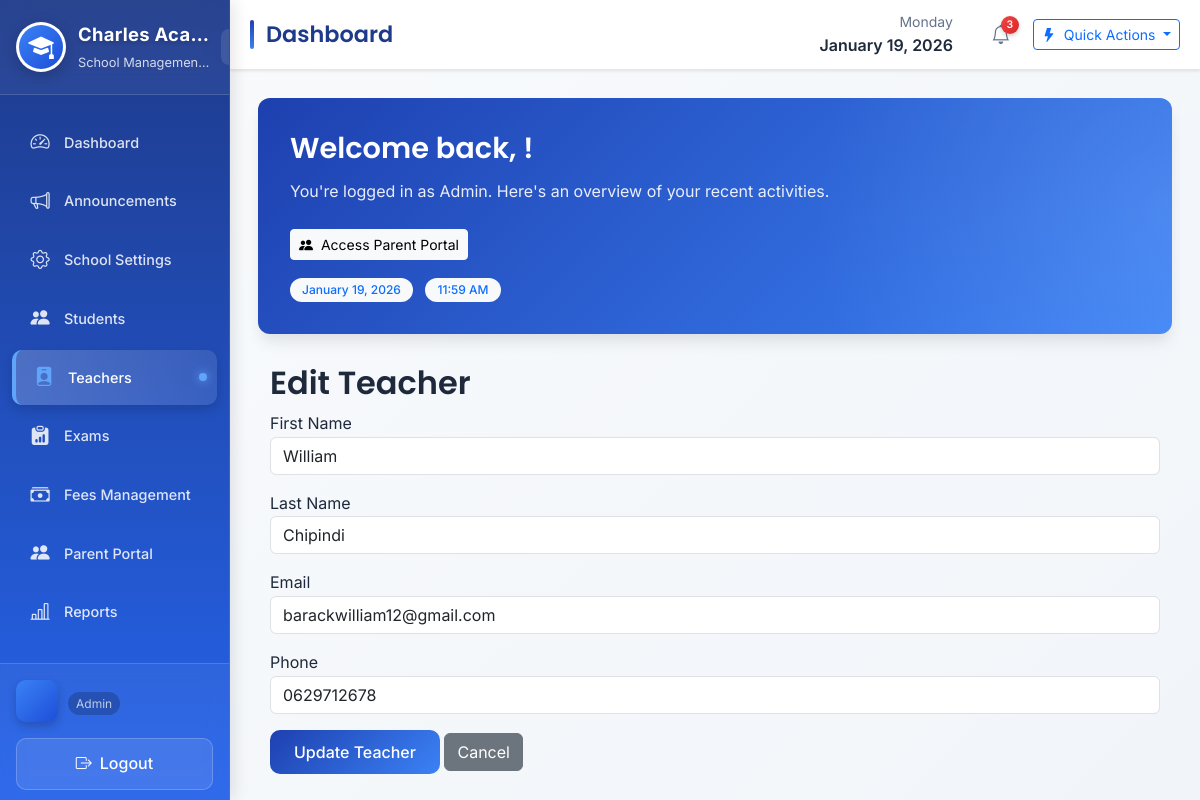
The page /teachers/edit/1/ (signed in) on the database its author committed.
### accounts/models.py (models this page shows, shortened)
class User(AbstractUser):
    ROLE_CHOICES = (
        ('ADMIN', 'Admin'),
        ('TEACHER', 'Teacher'),
        ('STUDENT', 'Student'),
        ('PARENT', 'Parent'),
        ('ACCOUNTANT', 'Accountant'),
    )
    role = models.CharField(max_length=20, choices=ROLE_CHOICES)

### teachers/models.py (models this page shows, shortened)
class Teacher(models.Model):
    first_name = models.CharField(max_length=100)
    last_name = models.CharField(max_length=100)
    email = models.EmailField(unique=True)
    phone = models.CharField(max_length=20)
    subjects = models.ManyToManyField(Subject, blank=True)
    classes = models.ManyToManyField(ClassRoom, blank=True)
    is_available = models.BooleanField(default=True)
    created_at = models.DateTimeField(auto_now_add=True)

### accounts/decorators.py (the view)
        def wrapper(request, *args, **kwargs):
            if request.user.role not in roles:
                return redirect('login')
            return view_func(request, *args, **kwargs)

### teachers/views.py (called while the page is built, shortened)
@login_required
@role_required(['ADMIN'])
def edit_teacher(request, id):
    settings_obj = SchoolSettings.objects.first()
    teacher = get_object_or_404(Teacher, id=id)
    context = {
        'teacher': teacher,
        'school_settings': settings_obj,
        'subjects': Subject.objects.all(),
        'classes': ClassRoom.objects.all()
    }
    return render(request, 'teachers/edit_teacher.html', context)

### templates/teachers/edit_teacher.html (shortened to what this page needs)
{% extends "base.html" %}
{% block content %}
<div class="container mt-4">
    <h2>Edit Teacher</h2>
    <form method="POST">
        <div class="mb-3">
            <label>First Name</label>
            <input type="text" name="first_name" class="form-control"
                   value="{{ teacher.first_name }}" required>
        </div>
        <div class="mb-3">
            <label>Last Name</label>
            <input type="text" name="last_name" class="form-control"
                   value="{{ teacher.last_name }}" required>
        </div>
        <div class="mb-3">
            <label>Email</label>
            <input type="email" name="email" class="form-control"
                   value="{{ teacher.email }}" required>
        </div>
        <div class="mb-3">
            <label>Phone</label>
            <input type="text" name="phone" class="form-control"
                   value="{{ teacher.phone }}" required>
        </div>
        <button type="submit" class="btn btn-primary">
            Update Teacher
        </button>
        <a href="{% url 'teacher_list' %}" class="btn btn-secondary">
            Cancel
        </a>
    </form>
</div>
{% endblock %}

### templates/base.html (shortened to what this page needs)
<!DOCTYPE html>
<html lang="en">
<head>
    <link href="https://cdn.jsdelivr.net/npm/bootstrap@5.3.2/dist/css/bootstrap.min.css" rel="stylesheet">
    <link rel="stylesheet" href="https://cdn.jsdelivr.net/npm/bootstrap-icons@1.11.1/font/bootstrap-icons.css">
</head>
<body>
    <div class="app-container">
        <aside class="sidebar">
            <div class="sidebar-header">
                <div class="logo-container">
                    <div class="school-logo logo-glow">
                        {% if school_settings and school_settings.logo %}
                            <img src="{{ school_settings.logo.url }}"
                                 alt="{{ school_settings.name }} Logo"
                                 title="{{ school_settings.name }}"
                                 loading="lazy">
                        {% else %}
                            <div class="logo-placeholder">
                                <i class="bi bi-mortarboard-fill"></i>
                            </div>
                        {% endif %}
                    </div>
                    <div class="logo-text-container">
                        <div class="logo-text">
                            {% if school_settings %}
                                {{ school_settings.name|default:"Charles Academy" }}
                            {% else %}
                                Charles Academy
                            {% endif %}
                        </div>
                        <div class="logo-subtitle">
                            {% if school_settings %}
                                {{ school_settings.academic_year|default:"2025" }} • School Management
                            {% else %}
                                School Management System
                            {% endif %}
                        </div>
                    </div>
                </div>
                <button class="menu-toggle" id="collapseToggle" aria-label="Toggle sidebar">
                </button>
            </div>
            <nav class="sidebar-nav" aria-label="Main navigation">
                {% if request.user.is_authenticated %}
                    {% if request.user.role == 'ADMIN' or request.user.is_superuser %}
                        <div class="nav-item">
                            <a href="{% url 'dashboard' %}" class="nav-link " aria-current="">
                                <i class="bi bi-speedometer2 nav-icon"></i>
                                <span class="nav-text">Dashboard</span>
                            </a>
                        </div>
                        <div class="nav-item">
                            <a href="{% url 'announcement_list' %}" class="nav-link {% if 'announcements' in request.path %}active{% endif %}">
                                <i class="bi bi-megaphone nav-icon"></i>
                                <span class="nav-text">Announcements</span>
                            </a>
                        </div>
                        <div class="nav-item">
                            <a href="{% url 'settings' %}" class="nav-link {% if 'settings' in request.path %}active{% endif %}">
                                <i class="bi bi-gear nav-icon"></i>
                                <span class="nav-text">School Settings</span>
                            </a>
                        </div>
                        <div class="nav-item">
                            <a href="{% url 'students:student_list' %}" class="nav-link {% if 'students' in request.path and 'student' not in request.path %}active{% endif %}">
                                <i class="bi bi-people-fill nav-icon"></i>
                                <span class="nav-text">Students</span>
                            </a>
                        </div>
                        <div class="nav-item">
                            <a href="{% url 'teacher_list' %}" class="nav-link {% if 'teachers' in request.path %}active{% endif %}">
                                <i class="bi bi-person-badge-fill nav-icon"></i>
                                <span class="nav-text">Teachers</span>
                            </a>
                        </div>
                        <div class="nav-item">
                            <a href="{% url 'exams:exam_list' %}" class="nav-link {% if 'exams' in request.path %}active{% endif %}">
                                <i class="bi bi-clipboard-data-fill nav-icon"></i>
                                <span class="nav-text">Exams</span>
                            </a>
                        </div>
                        <div class="nav-item">
                            <a href="{% url 'fees:fee_structure_list' %}" class="nav-link {% if 'fees' in request.path %}active{% endif %}">
                                <i class="bi bi-cash-stack nav-icon"></i>
                                <span class="nav-text">Fees Management</span>
                            </a>
                        </div>
                        <div class="nav-item">
                            <a href="{% url 'parents:dashboard' %}" class="nav-link {% if 'parents' in request.path %}active{% endif %}">
                                <i class="bi bi-people-fill nav-icon"></i>
                                <span class="nav-text">Parent Portal</span>
                            </a>
                        </div>
                        <div class="nav-item">
                            <a href="#" class="nav-link {% if 'reports' in request.path %}active{% endif %}">
                                <i class="bi bi-bar-chart-line nav-icon"></i>
                                <span class="nav-text">Reports</span>
                            </a>
                        </div>
                    {% endif %}
                {% endif %}
            </nav>
            <div class="sidebar-footer">
                {% if request.user.is_authenticated %}
                    <div class="user-info">
                        <div class="user-avatar">
                        </div>
                        <div class="user-details">
                            <small class="user-role">{{ request.user.role|title|default:"User" }}</small>
                        </div>
                    </div>
                    <a href="{% url 'logout' %}" class="logout-btn">
                        <i class="bi bi-box-arrow-right"></i>
                        <span class="logout-text">Logout</span>
                    </a>
                {% else %}
                    <div class="text-center">
                        <a href="{% url 'login' %}" class="btn btn-primary w-100">
                            <i class="bi bi-box-arrow-in-right me-2"></i> Login
                        </a>
                    </div>
                {% endif %}
            </div>
        </aside>
        <main class="main-content" role="main">
            <header class="top-header">
                <div class="d-flex align-items-center">
                    <div class="page-title">
                        <h1>{% block page_title %}Dashboard{% endblock %}</h1>
                    </div>
                </div>
                <div class="header-actions">
                    <div class="d-none d-md-block me-3">
                        <div class="text-end">
                            <div class="text-muted small">{% now "l" %}</div>
                            <div class="fw-semibold">{% now "F j, Y" %}</div>
                        </div>
                    </div>
                    <button class="notification-btn" aria-label="Notifications">
                        <i class="bi bi-bell"></i>
                        <span class="notification-badge">3</span>
                    </button>
                    <div class="dropdown">
                        <button class="btn btn-outline-primary btn-sm dropdown-toggle" type="button"
                                data-bs-toggle="dropdown" aria-expanded="false" aria-label="Quick actions">
                            <i class="bi bi-lightning-fill me-1"></i> <span class="d-none d-md-inline">Quick Actions</span>
                        </button>
                    </div>
                </div>
            </header>
            <div class="content-wrapper">
                {% if request.user.is_authenticated %}
                <div class="welcome-card">
                    <h2>Welcome back, {{ request.user.first_name }}!</h2>
                    <p>You're logged in as {{ request.user.role|title|default:"User" }}. Here's an overview of your recent activities.</p>
                    {% if request.user.role == 'ADMIN' or request.user.is_superuser or request.user.role == 'STUDENT' %}
                    <a href="{% url 'parents:dashboard' %}" class="btn btn-light btn-sm mt-2">
                        <i class="bi bi-people-fill me-1"></i> Access Parent Portal
                    </a>
                    {% endif %}
                    <div class="mt-3">
                        <span class="badge bg-light text-primary me-2">{% now "F j, Y" %}</span>
                        <span class="badge bg-light text-primary">{% now "h:i A" %}</span>
                    </div>
                </div>
                {% endif %}
                {% block content %}{% endblock %}
            </div>
        </main>
    </div>
</body>
</html>

### rows shown on the page
User: user.role "Admin"
Teacher: first_name "William", last_name "Chipindi", email "barackwilliam12@gmail.com", phone "0629712678"
